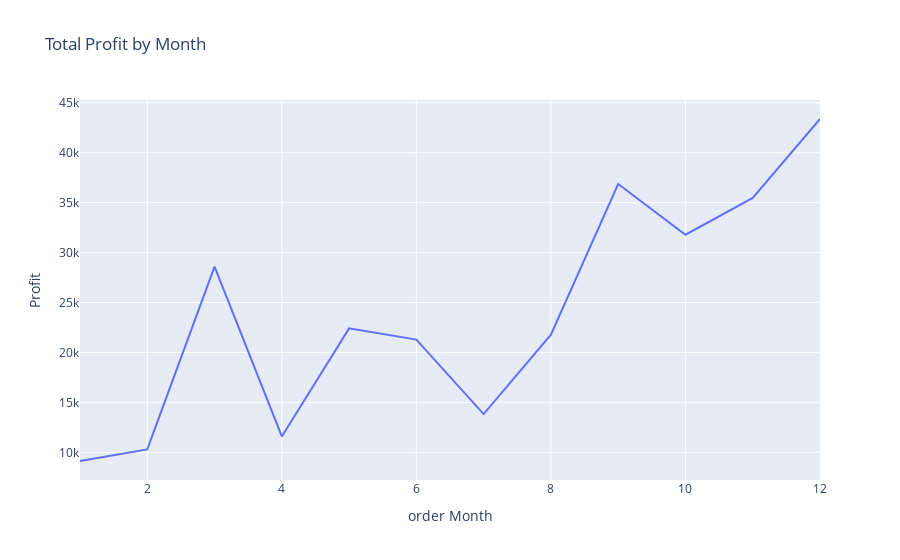

The notebook cell this image was saved under:
### Markdown cell above
# Monthly Profit Analysis

### Code cell
# Monthly Profit Analysis
profit_by_month = df.groupby('order Month')['Profit'].sum().reset_index()
fig = px.line(profit_by_month, x='order Month', y='Profit', title='Total Profit by Month')
fig.show()

### Figure 1 — Plotly figure (JSON) as saved in the notebook; plotly's stock layout.template omitted (floating-point values rounded to 4 significant figures)
{"data": [{"hovertemplate": "order Month=%{x}<br>Profit=%{y}<extra></extra>", "legendgroup": "", "line": {"color": "#636efa", "dash": "solid"}, "marker": {"symbol": "circle"}, "mode": "lines", "name": "", "orientation": "v", "showlegend": false, "type": "scatter", "x": [1, 2, 3, 4, 5, 6, 7, 8, 9, 10, 11, 12], "xaxis": "x", "y": [9134.0, 10290.0, 28590.0, 11590.0, 22410.0, 21290.0, 13830.0, 21780.0, 36860.0, 31780.0, 35470.0, 43370.0], "yaxis": "y"}], "layout": {"legend": {"tracegroupgap": 0}, "title": {"text": "Total Profit by Month"}, "xaxis": {"anchor": "y", "domain": [0, 1], "title": {"text": "order Month"}}, "yaxis": {"anchor": "x", "domain": [0, 1], "title": {"text": "Profit"}}}}
